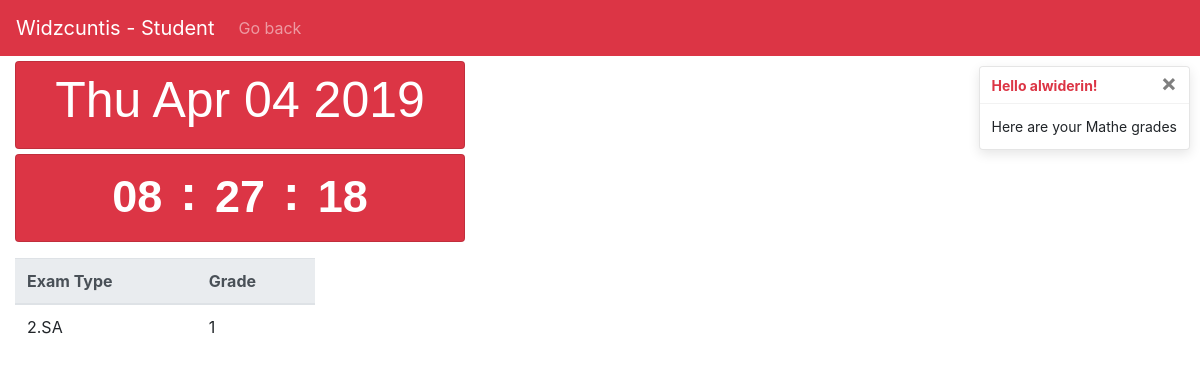
/users/home/logged_s/subject/1 (signed in), run on an earlier commit of the app's database.
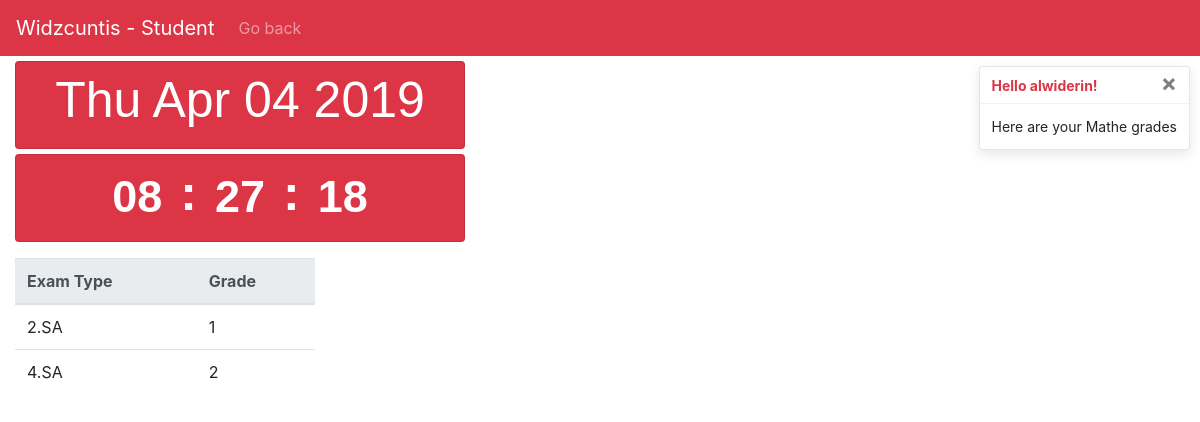
And on a later commit of the database.
### school/models.py (models this page shows, shortened)
class Exam(models.Model):
    stusu = models.ForeignKey(Stusu, on_delete=models.CASCADE)
    name = models.CharField(max_length=200)
    grade = models.IntegerField(default=0)
    value = models.IntegerField(default=0)

class Stusu(models.Model):
    subject = models.ForeignKey(Subject, on_delete=models.CASCADE)
    student = models.ForeignKey(Student, on_delete=models.CASCADE)
    class Meta:
        verbose_name="Students with Subject"

class Subject(models.Model):
    name = models.CharField(max_length=200)
    def __str__(self):
        return self.name

### users/views.py (the view)
# urls.py: path('home/logged_s/subject/<int:pk>', views.StudentSubject.as_view(), name='StudentSubject'),
class StudentSubject(generic.ListView):
    template_name='studentsubject.html'
    context_object_name='exam_list'
    def get_queryset(self):
        e=[]
        pk=self.kwargs['pk']
        if(self.request.user.is_authenticated):
            user=  self.request.user
        authorized=False
        for i in Stusu.objects.all():
            if(i.id==pk and i.student.user.id==user.id):
                authorized=True
        if(authorized==False):
            return e
        for i in Exam.objects.all():
            if(i.stusu.id==pk):
                e.append(i)
        return e

### templates/studentsubject.html (shortened to what this page needs)
{% extends 'base.html' %}
{% load bootstrap4 %}
{% block content %}
{% if exam_list %}
<nav class="navbar navbar-expand-lg navbar-dark bg-danger">
    <a class="navbar-brand" href="{% url 'BackHome' %}">Widzcuntis - Student</a>
    <div class="collapse navbar-collapse" id="navbarText">
      <ul class="navbar-nav">
        <li class="nav-item">
          <a class="nav-link" href="{% url 'StudentHome' exam_list.0.stusu.student.id %}">Go back</a>
        </li>
      </ul>
    </div>
  </nav>
  <div role="alert" aria-live="assertive" aria-atomic="true" style="position: relative; min-height: 0px;" >
        <div class="toast" data-autohide="false">
            <div class="toast-header">
              <strong class="mr-auto text-danger">Hello {{ user.username }}!</strong>
              <button type="button" class="ml-2 mb-1 close" data-dismiss="toast">&times;</button>
            </div>
            <div class="toast-body">
                Here are your {{ exam_list.0.stusu.subject }} grades
            </div>
          </div>
        </div>
  <div class="col-md-3 container">
    <div class="card width=75 bg-danger text-white rounded datee">
      <h2 class="card-title text-center">
      <div class="d-flex flex-wrap justify-content-center mt-2">
        <p id="demo" class="datum"></p>
      </div>
    </div>
  <div class="card width=75 bg-danger text-white rounded clock">
    <h3 class="card-title text-center">
    <div class="d-flex flex-wrap justify-content-center mt-2">
     <a><span class="badge hours"></span></a> <p class="colon">:</p>
     <a><span class="badge min"></span></a> <p class="colon">:</p>
     <a><span class="badge sec"></span></a>
    </div>
    </h3>
  </div>
  </div>
  <table class="table gradetable">
        <thead class="thead-light theaddanger">
          <tr>
            <th scope="col">Exam Type</th>
            <th scope="col">Grade</th>
          </tr>
        </thead>
        <tbody>
            {% for exam in exam_list %}
                <tr>
                    <td>{{exam.name}}</td>
                    <td>{{exam.grade}}</td>
                </tr>
            {% endfor %}
        </tbody>
      </table>
{% else %}
    <p>There are no entries or you are not authorized.</p>
    <a href="{% url 'BackHome' %}">Go Home</a>
{% endif %}
{% endblock %}

What changed in the data, as far as the page shows it:
added Exam: name "4.SA", grade "2"
